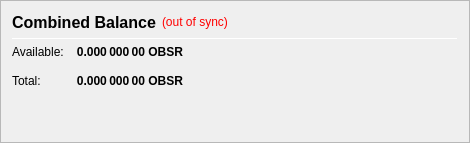
                   <widget class="QFrame" name="frame_CombinedBalances">
                    <property name="minimumSize">
                     <size>
                      <width>470</width>
                      <height>0</height>
                     </size>
                    </property>
                    <property name="frameShape">
                     <enum>QFrame::StyledPanel</enum>
                    </property>
                    <property name="frameShadow">
                     <enum>QFrame::Raised</enum>
                    </property>
                    <layout class="QVBoxLayout" name="verticalLayout_5">
                     <item>
                      <layout class="QHBoxLayout" name="horizontalLayout_5" stretch="0,0,0">
                       <item>
                        <widget class="QLabel" name="label_5z">
                         <property name="minimumSize">
                          <size>
                           <width>0</width>
                           <height>20</height>
                          </size>
                         </property>
                         <property name="font">
                          <font>
                           <pointsize>12</pointsize>
                           <weight>75</weight>
                           <bold>true</bold>
                          </font>
                         </property>
                         <property name="toolTip">
                          <string>Combined Balance (including unconfirmed and immature coins)</string>
                         </property>
                         <property name="text">
                          <string>Combined Balance</string>
                         </property>
                        </widget>
                       </item>
                       <item>
                        <widget class="QLabel" name="labelWalletStatus">
                         <property name="cursor">
                          <cursorShape>WhatsThisCursor</cursorShape>
                         </property>
                         <property name="toolTip">
                          <string>The displayed information may be out of date. Your wallet automatically synchronizes with the OBSR network after a connection is established, but this process has not completed yet.</string>
                         </property>
                         <property name="styleSheet">
                          <string notr="true">QLabel { color: red; }</string>
                         </property>
                         <property name="text">
                          <string notr="true">(out of sync)</string>
                         </property>
                         <property name="alignment">
                          <set>Qt::AlignLeading|Qt::AlignLeft|Qt::AlignVCenter</set>
                         </property>
                        </widget>
                       </item>
                       <item>
                        <spacer name="horizontalSpacer_1">
                         <property name="orientation">
                          <enum>Qt::Horizontal</enum>
                         </property>
                         <property name="sizeHint" stdset="0">
                          <size>
                           <width>40</width>
                           <height>20</height>
                          </size>
                         </property>
                        </spacer>
                       </item>
                      </layout>
                     </item>
                     <item>
                      <widget class="Line" name="line_CombinedBalance">
                       <property name="minimumSize">
                        <size>
                         <width>0</width>
                         <height>1</height>
                        </size>
                       </property>
                       <property name="maximumSize">
                        <size>
                         <width>16777215</width>
                         <height>1</height>
                        </size>
                       </property>
                       <property name="orientation">
                        <enum>Qt::Horizontal</enum>
                       </property>
                      </widget>
                     </item>
                     <item>
                      <layout class="QGridLayout" name="gridLayout_3">
                       <property name="spacing">
                        <number>12</number>
                       </property>
                       <item row="1" column="0">
                        <widget class="QLabel" name="labelBalanceTextz">
                         <property name="text">
                          <string>Available:</string>
                         </property>
                        </widget>
                       </item>
                       <item row="1" column="1">
                        <widget class="QLabel" name="labelBalancez">
                         <property name="font">
                          <font>
                           <weight>75</weight>
                           <bold>true</bold>
                          </font>
                         </property>
                         <property name="cursor">
                          <cursorShape>IBeamCursor</cursorShape>
                         </property>
                         <property name="toolTip">
                          <string>Your current spendable balance</string>
                         </property>
                         <property name="text">
                          <string notr="true">0.000 000 00 OBSR</string>
                         </property>
                         <property name="alignment">
                          <set>Qt::AlignRight|Qt::AlignTrailing|Qt::AlignVCenter</set>
                         </property>
                         <property name="textInteractionFlags">
                          <set>Qt::LinksAccessibleByMouse|Qt::TextSelectableByKeyboard|Qt::TextSelectableByMouse</set>
                         </property>
                        </widget>
                       </item>
                       <item row="2" column="0">
                        <widget class="QLabel" name="labelTotalTextz">
                         <property name="text">
                          <string>Total:</string>
                         </property>
                        </widget>
                       </item>
                       <item row="2" column="1">
                        <widget class="QLabel" name="labelTotalz">
                         <property name="font">
                          <font>
                           <weight>75</weight>
                           <bold>true</bold>
                          </font>
                         </property>
                         <property name="cursor">
                          <cursorShape>IBeamCursor</cursorShape>
                         </property>
                         <property name="toolTip">
                          <string>Total Balance, including all unavailable coins.</string>
                         </property>
                         <property name="text">
                          <string notr="true">0.000 000 00 OBSR</string>
                         </property>
                         <property name="alignment">
                          <set>Qt::AlignRight|Qt::AlignTrailing|Qt::AlignVCenter</set>
                         </property>
                         <property name="textInteractionFlags">
                          <set>Qt::LinksAccessibleByMouse|Qt::TextSelectableByKeyboard|Qt::TextSelectableByMouse</set>
                         </property>
                        </widget>
                       </item>
                       <item row="2" column="3">
                        <spacer name="horizontalSpacer_2">
                         <property name="orientation">
                          <enum>Qt::Horizontal</enum>
                         </property>
                         <property name="sizeHint" stdset="0">
                          <size>
                           <width>40</width>
                           <height>20</height>
                          </size>
                         </property>
                        </spacer>
                       </item>
                      </layout>
                     </item>
                     <item>
                      <spacer name="verticalSpacer_1">
                       <property name="orientation">
                        <enum>Qt::Vertical</enum>
                       </property>
                       <property name="sizeHint" stdset="0">
                        <size>
                         <width>20</width>
                         <height>40</height>
                        </size>
                       </property>
                      </spacer>
                     </item>
                    </layout>
                   </widget>
